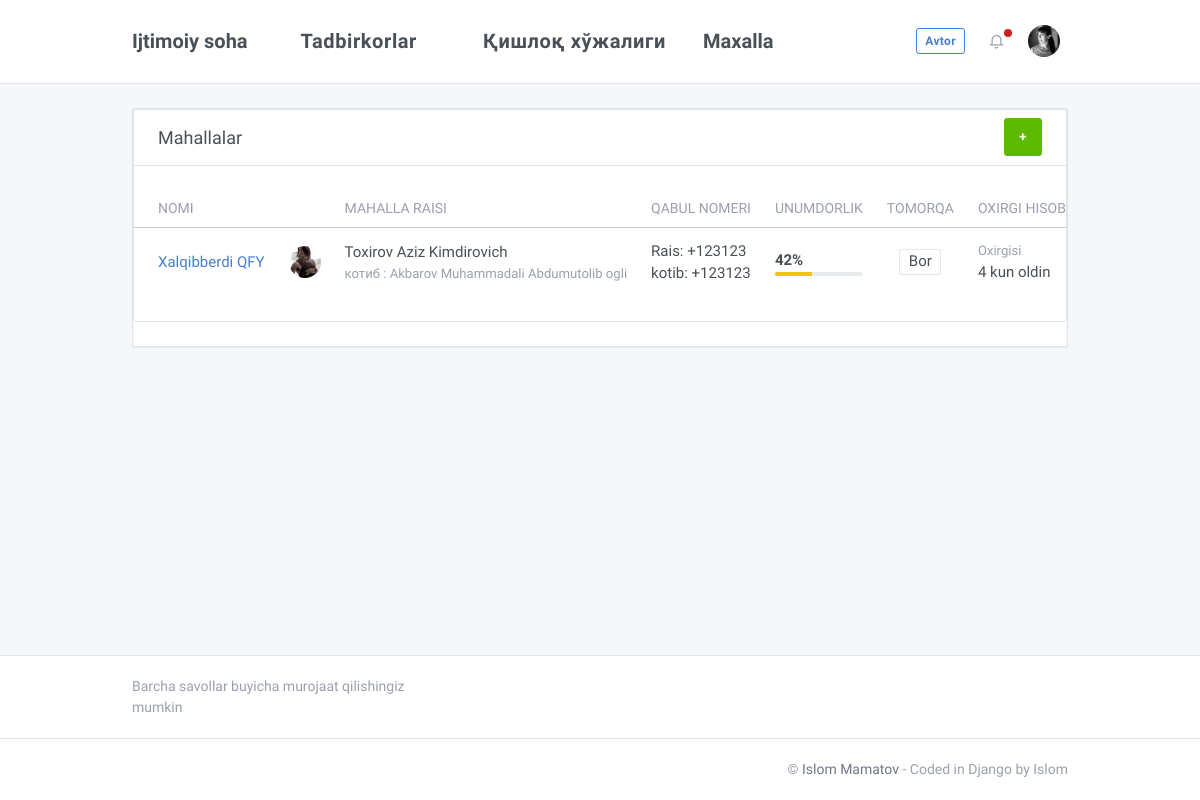
Page /mahalla/ on the earlier database version.
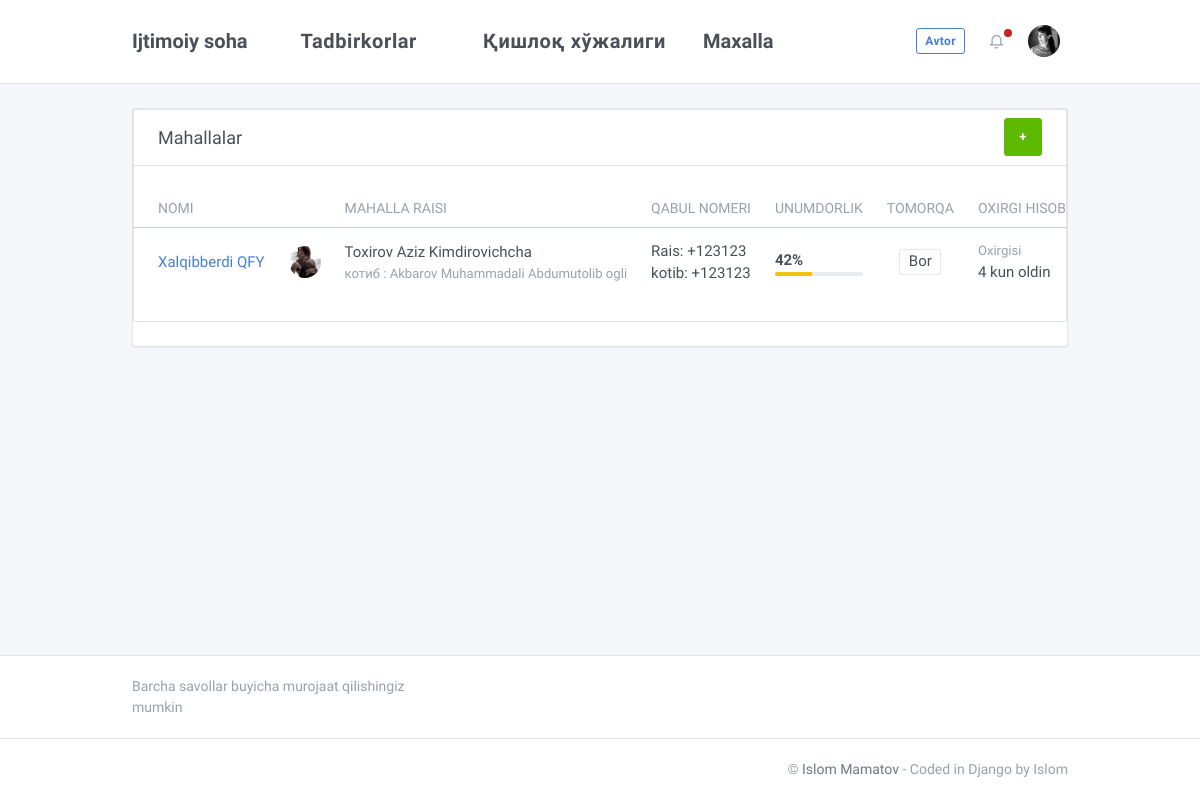
Same page on the later database version.
### app/models.py (models this page shows)
class Mahalla(models.Model):
    post_code = models.CharField(max_length=6)
    name = models.CharField(max_length=255)
    rais = models.OneToOneField(User_info, on_delete=models.CASCADE, blank=True, null=True, related_name='mahalla_boss')
    secretary = models.OneToOneField(User_info, on_delete=models.CASCADE, blank=True, null=True, related_name='mahalla_kotiba')
    area = models.IntegerField()

class User_info(models.Model):
    first_name = models.CharField(max_length=50)
    last_name = models.CharField(max_length=50)
    second_name = models.CharField(max_length=50)
    photo = models.ImageField(upload_to='avatars/',  default='core/static/assets/images/user.png')
    birth_date = models.DateField()
    sex = models.CharField(max_length=5)
    passport_data = models.CharField(max_length=9)
    inn = models.CharField(max_length=10, null=True)
    marital_status = models.CharField(max_length=10)  # TODO Choose bo'lishi kerak
    actual_address = models.CharField(max_length=50, default=None)
    passport_address = models.CharField(max_length=50)
    work_status = models.CharField(max_length=50)
    education = models.CharField(max_length=50, blank=True, null=True)
    law_status = models.BooleanField()
    mobile_phone = models.CharField(max_length=14)
    home_phone = models.CharField(max_length=14, null=True, blank=True)
    work_phone = models.CharField(max_length=14, null=True, blank=True)
    mahalla = models.ForeignKey("Mahalla", on_delete=models.PROTECT)
    def __str__(self):
        return f"{self.last_name} {self.first_name} {self.second_name}"

### app/views.py (the view, shortened to what this page needs)
# urls.py: path('mahalla/', Mahalla_view.as_view(), name='mahalla'),
class Mahalla_view(View):
    def get(self, request):
        content = {
            'mahallalar': Mahalla.objects.all(),
            'form': MahallaForm()
        }
        return render(request, 'templatesMe/mahalla.html', content)

### core/templates/templatesMe/mahalla.html (shortened to what the changed rows need)
{% extends "layouts/base.html" %}
{% load crispy_forms_tags %}
{% load static %}
{% block content %}
    <div class="container ">
        <div class="row row-cards row-deck my-5">
            <div class="col-12">
                <div class="card">
                    <div class="card">
                        <div class="card-body" style="padding-left: 0 !important;padding-right: 0 !important;">
                            <div class="table-responsive">
                                <table class="table table-hover table-outline table-vcenter text-nowrap card-table">
                                    <thead>
                                    <tr>
                                        <th>Nomi</th>
                                        <th class="text-center w-1"></th>
                                        <th>Mahalla raisi</th>
                                        <th>Qabul nomeri</th>
                                        <th>Unumdorlik</th>
                                        <th class="text-center">Tomorqa</th>
                                        <th>Oxirgi hisobot</th>
                                    </tr>
                                    </thead>
                                    <tbody>
                                    {% for mah in mahallalar %}
                                        <tr>
                                            <td><a href="{% url 'update_mahalla' mah.id %}">{{ mah.name }}</a></td>
                                            <td class="text-center">
                                                <div class="avatar d-block"
                                                     style="background-image: url('{{ mah.rais.photo.url }}')">
                                                </div>
                                            </td>
                                            <td>
                                                <div>{{ mah.rais.first_name }} {{ mah.rais.last_name }} {{ mah.rais.second_name }}</div>
                                                <div class="small text-muted">
                                                    котиб
                                                    : {{ mah.secretary.first_name }} {{ mah.secretary.last_name }} {{ mah.secretary.second_name }}
                                                </div>
                                            </td>
                                            <td>Rais: {{ mah.rais.mobile_phone }} <br>
                                                kotib: {{ mah.secretary.mobile_phone }}
                                            </td>
                                            <td>
                                                <div class="clearfix">
                                                    <div class="float-left">
                                                        <strong>42%</strong>
                                                    </div>
                                                </div>
                                                <div class="progress progress-xs">
                                                    <div class="progress-bar bg-yellow" role="progressbar"
                                                         style="width: 42%"
                                                         aria-valuenow="42" aria-valuemin="0" aria-valuemax="100"></div>
                                                </div>
                                            </td>
                                            <td class="text-center">
                                                <i class="payment">Bor</i>
                                            </td>
                                            <td>
                                                <div class="small text-muted">Oxirgisi</div>
                                                <div>4 kun oldin</div>
                                            </td>
                                        </tr>
                                    {% endfor %}
                                    </tbody>
                                </table>
                            </div>
                        </div>
                    </div>
                </div>
            </div>
        </div>
    </div>
{% endblock content %}

Differences in the rows shown:
changed through a linked row, Mahalla "Xalqibberdi QFY": rais.second_name "Kimdirovich" → "Kimdirovichcha"
